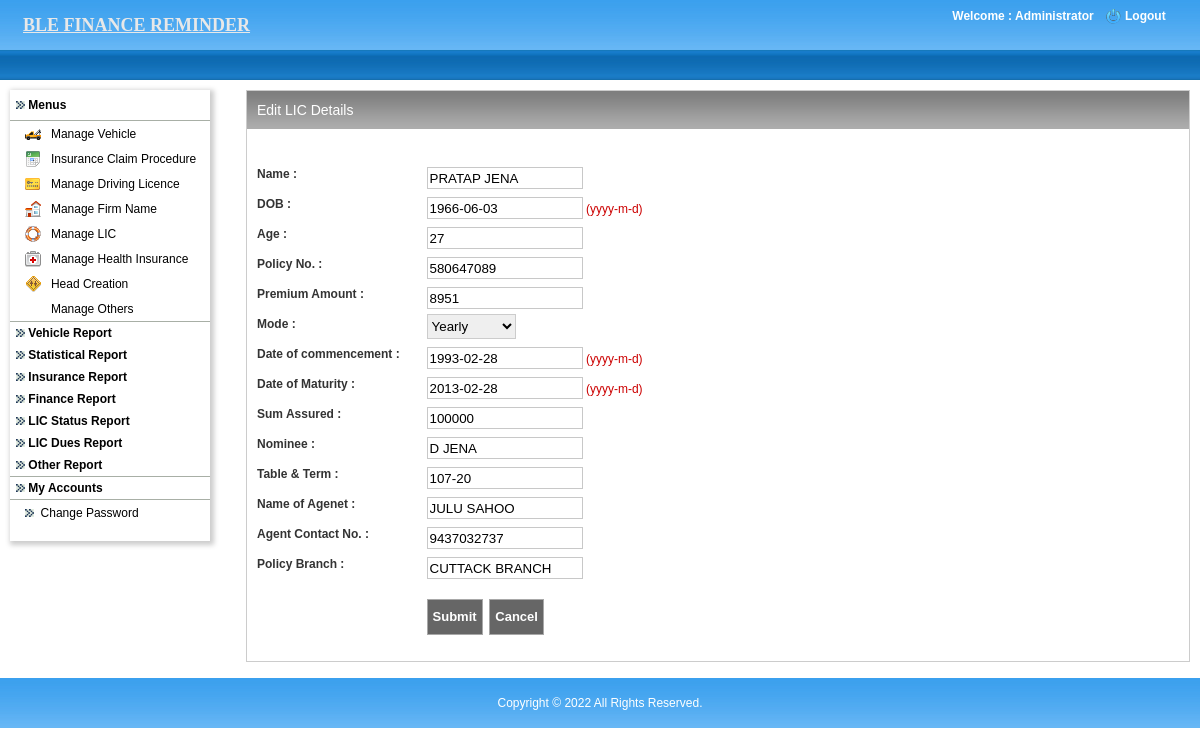
The app's page /admin/edit_lic_details.php?id=5 (signed in) with its own data.
### tables this page shows
CREATE TABLE IF NOT EXISTS `lic_registration` (
  `id` int(11) NOT NULL AUTO_INCREMENT,
  `name_policy_holder` varchar(255) NOT NULL,
  `dob` date NOT NULL,
  `age` double NOT NULL,
  `policy_no` varchar(255) NOT NULL,
  `premium_amount` double NOT NULL,
  `mode` varchar(255) NOT NULL,
  `date_commencement` date NOT NULL,
  `date_maturity` date NOT NULL,
  `sum_assured` double NOT NULL,
  `nominee` varchar(255) NOT NULL,
  `table_term` varchar(65) NOT NULL,
  `name_agent` varchar(255) NOT NULL,
  `agent_contact_no` varchar(255) NOT NULL,
  `policy_branch` varchar(255) NOT NULL,
  PRIMARY KEY (`id`)
);

### includes/class.dbFunctions.php (called while the page is built, shortened)
<?php
class Dbfunctions extends Pagination
{
public $mysqli;
public function __construct()
{
	$localhost = "localhost";
	$username = "root";
	$password = "";
	$db = "ble_finance_latest";
	$this->mysqli = new mysqli($localhost,$username,$password,$db) or
		die('Oops connection error -> ' . mysqli_connect_error());
}
	function fetchSingle($tblName,$optCondition=""){
		if(trim($optCondition) != ""){
			$condition = " WHERE " . $optCondition;
		}else{
			$condition = "";
		}
        $sql="SELECT * FROM " . $tblName . $condition;
		$result = $this->mysqli->query($sql);
		return $result->fetch_array(MYSQLI_BOTH);
	}
	function get_session(){
		if(isset($_SESSION['login'])){
			return $_SESSION['login'];
		}
	}
	function getDataFromTable($tblName, $fldName,  $optCondition){
		$defaultVal="";
		if(trim($optCondition) != ""){
			$condition = $optCondition ;
		}else{
			$condition = "";
		}
		$rs = $this->mysqli->query("select " . $fldName . " from " . $tblName . " where " . $condition);
		if( (!($rs)) || (!($rec=$rs->fetch_array(MYSQLI_BOTH)))){
			return $defaultVal;
		}else if(is_null($rec[0])){
			return $defaultVal;
		}else{
			return $rec[0];
		}
	}
}
?>

### admin/edit_lic_details.php (the view, shortened to what this page needs)
<?php
include_once '../includes/class.dbFunctions.php';
$db = new Dbfunctions();
include 'application_top.php';
$lic_reg=$db->fetchSingle("lic_registration","id='$_REQUEST[id]'");
?>
<link href="css/style.css" rel="stylesheet" type="text/css" />
<body>
<table width="100%" border="0" cellspacing="0" cellpadding="0">
  <tr>
    <td align="center" valign="middle" ><?php include 'header.php'; ?></td>
  </tr>
  <tr>
    <td align="left" valign="top"><table width="100%" border="0" cellspacing="0" cellpadding="0">
      <tr>
        <td width="10">&nbsp;</td>
        <td align="left" valign="top"><table width="100%" border="0" cellspacing="0" cellpadding="0">
          <tr>
            <td height="10" colspan="3" align="left" valign="top"></td>
            </tr>
          <tr>
            <td width="226" align="left" valign="top" height="365"><?php include 'left.php';?></td>
            <td width="10">&nbsp;</td>
            <td align="left" valign="top">
			<table width="100%" border="0" cellspacing="0" cellpadding="0" style="border:solid 1px; border-color:#CCC; background-color:#FFF;">
              <tr>
                <td align="left" valign="top"><table width="100%" border="0" cellspacing="0" cellpadding="0">
                    <tr>
                      <td width="10" align="left" valign="top"><img src="images/leftbox-bg.jpg" alt="leftboxbg" width="10" height="38" /></td>
                      <td class="midboxbg"><table width="100%" border="0" cellspacing="0" cellpadding="0">
                        <tr>
                          <td width="50%" align="left" valign="middle"><h2>Edit LIC Details</h2></td>
                          <td width="50%" align="right" valign="middle"></td>
                        </tr>
                      </table></td>
                      <td width="10" align="right" valign="top"><img src="images/rightbox-bg.jpg" alt="rightboxbg" width="10" height="38" /></td>
                    </tr>
                </table></td>
              </tr>
              <tr>
                <td align="left" valign="top" height="320">
				<table width="100%" border="0" cellspacing="0" cellpadding="0" class="righttableborder2">
                  <tr>
                    <td>
					<form action="" method="post" id="frm" enctype="multipart/form-data">
                      <table width="90%" border="0" align="left" cellpadding="0" cellspacing="0" style="margin-left:10px;">
                        <tr>
                          <td height="30" colspan="4" align="left" valign="middle">
                          </td>
                        </tr>
                        <tr>
                          <td align="left" valign="middle" class="text1">Name  : </td>
                          <td height="30" align="left" valign="bottom" class="text1">
                          <input name="name_policy_holder" type="text" class="validate[required] textfield121" id="name_policy_holder" style="text-transform:uppercase;" autocomplete="off"  value="<?php echo $lic_reg["name_policy_holder"]; ?>"/>
                          </td>
                          <td height="25" colspan="2" align="left" valign="middle">&nbsp;</td>
                         </tr>
                        <tr>
                          <td width="20%" align="left" valign="middle" class="text1"> DOB : </td>
                          <td width="77%" height="30" align="left" valign="bottom" class="text1">
                          <input name="dob" type="text" id="dob" class="datepick validate[required] textfield121" value="<?php echo $lic_reg["dob"]; ?>" readonly/>
                          <span class="level_msg">(yyyy-m-d) </span>
                          </td>
                          <td width="3%" height="25" colspan="2" align="left" valign="middle">&nbsp;</td>
                        </tr>
                           <tr>
                             <td align="left" valign="middle" class="text1">Age : </td>
                             <td height="30" align="left" valign="bottom" class="text1">
                             <input name="age" type="text" class="validate[required] textfield121" id="age" autocomplete="off" value="<?php echo $lic_reg["age"]; ?>"/>
                             </td>
                             <td height="25" colspan="2" align="left" valign="middle">&nbsp;</td>
                           </tr>
                           <tr>
                             <td align="left" valign="middle" class="text1">Policy No. : </td>
                             <td height="30" align="left" valign="bottom" class="text1">
                             <input name="policy_no" type="text" class="validate[required] textfield121" id="policy_no" style="text-transform:uppercase;" autocomplete="off" value="<?php echo $lic_reg["policy_no"]; ?>"/>
                             </td>
                             <td height="25" colspan="2" align="left" valign="middle">&nbsp;</td>
                           </tr>
                           <tr>
                             <td align="left" valign="middle" class="text1">Premium Amount :</td>
                             <td height="30" align="left" valign="bottom" class="text1">
                             <input name="premium_amount" type="text" class="validate[required] textfield121" id="premium_amount" onBlur="extractNumber(this,2,false)" onKeyUp="extractNumber(this,2,false)" onKeyPress="return blockNonNumbers(this, event, true, false);" value="<?php echo $lic_reg["premium_amount"]; ?>"/>
                             </td>
                             <td height="25" colspan="2" align="left" valign="middle">&nbsp;</td>
                           </tr>
                           <tr>
                             <td align="left" valign="middle" class="text1">Mode :</td>
                             <td height="30" align="left" valign="bottom" class="text1">
                             <select name="mode" id="mode" style="border:1px solid #CCC; height:25px;" class="validate[required]">
                             <option value="Yearly" <?php if($lic_reg["mode"]=="Yearly") { echo "Selected"; }?>>Yearly</option>
                            </select>
                             </td>
                             <td height="25" colspan="2" align="left" valign="middle">&nbsp;</td>
                           </tr>
                           <tr>
                             <td align="left" valign="middle" class="text1">Date of commencement :</td>
                             <td height="30" align="left" valign="bottom" class="text1">
                           <input name="date_commencement" type="text" class="datepick validate[required] textfield121" id="date_commencement" autocomplete="off" value="<?php echo $lic_reg["date_commencement"]; ?>" readonly/>
                           <span class="level_msg">(yyyy-m-d) </span>
                             </td>
                             <td height="25" colspan="2" align="left" valign="middle">&nbsp;</td>
                           </tr>
                           <tr>
                             <td align="left" valign="middle" class="text1">Date of Maturity : </td>
                             <td height="30" align="left" valign="bottom" class="text1">
                             <input name="date_maturity" type="text" class="datepick validate[required] textfield121" id="date_maturity" autocomplete="off" value="<?php echo $lic_reg["date_maturity"]; ?>" readonly/>
                             <span class="level_msg">(yyyy-m-d) </span>
                             </td>
                             <td height="25" colspan="2" align="left" valign="middle">&nbsp;</td>
                           </tr>
                           <tr>
                             <td align="left" valign="middle" class="text1">Sum Assured  : </td>
                             <td height="30" align="left" valign="bottom" class="text1">
                             <input name="sum_assured" type="text" class="validate[required] textfield121" id="sum_assured" autocomplete="off" value="<?php echo $lic_reg["sum_assured"]; ?>"/>
                             </td>
                             <td height="25" colspan="2" align="left" valign="middle">&nbsp;</td>
                           </tr>
                           <tr>
                             <td align="left" valign="middle" class="text1">Nominee  : </td>
                             <td height="30" align="left" valign="bottom" class="text1">
                             <input name="nominee" type="text" class="validate[required] textfield121" id="nominee" style="text-transform:uppercase;" value="<?php echo $lic_reg["nominee"]; ?>"/>
                             </td>
                             <td height="25" colspan="2" align="left" valign="middle">&nbsp;</td>
                           </tr>
                           <tr>
                             <td align="left" valign="middle" class="text1">Table &amp; Term  : </td>
                             <td height="30" align="left" valign="bottom" class="text1">
                             <input name="table_term" type="text" class="validate[required] textfield121" id="table_term" value="<?php echo $lic_reg["table_term"]; ?>"/>
                             </td>
                             <td height="25" colspan="2" align="left" valign="middle">&nbsp;</td>
                           </tr>
                           <tr>
                             <td align="left" valign="middle" class="text1">Name of Agenet :</td>
                             <td height="30" align="left" valign="bottom" class="text1">
                             <input name="name_agent" type="text" class="validate[required] textfield121" id="name_agent" style="text-transform:uppercase;" value="<?php echo $lic_reg["name_agent"]; ?>"/></td>
                             <td height="25" colspan="2" align="left" valign="middle">&nbsp;</td>
                           </tr>
                           <tr>
                          <td align="left" valign="middle" class="text1">Agent Contact No. : </td>
                          <td height="30" align="left" valign="bottom" class="text1">
                        <input name="agent_contact_no" type="text" class="validate[required] textfield121" id="agent_contact_no" value="<?php echo $lic_reg["agent_contact_no"]; ?>"/>
                          </td>
                          <td height="25" colspan="2" align="left" valign="middle">&nbsp;</td>
                         </tr>
                        <tr>
                         <td align="left" valign="middle" class="text1">Policy Branch   :</td>
                         <td height="30" align="left" valign="bottom" class="text1">
                         <input name="policy_branch" type="text" class="validate[required] textfield121" id="policy_branch" style="text-transform:uppercase;" value="<?php echo $lic_reg["policy_branch"]; ?>"/>
                         </td>
                         <td height="25" colspan="2" align="left" valign="middle">&nbsp;</td>
                       </tr>
                        <tr>
                          <td height="10" colspan="4" align="left" class="headingtext"></td>
                          </tr>
                        <tr>
                          <td align="left">&nbsp;</td>
                          <td height="40" colspan="6" align="left"><input name="submit" type="submit" class="button" id="submit" value="Submit">&nbsp;               					    <input name="submit2" type="button" class="button" id="submit2" value="Cancel" onClick="javascript:window.location='manage_lic.php'"></td>
                          </tr>
                        <tr>
                          <td align="left">&nbsp;</td>
                          <td align="left">&nbsp;</td>
                          <td colspan="5" align="left">&nbsp;</td>
                        </tr>
                      </table>
                    </form></td>
                  </tr>
                </table>
				</td>
              </tr>
            </table></td>
            </tr>
        </table></td>
        <td width="10">&nbsp;</td>
      </tr>
    </table></td>
  </tr>
  <tr>
    <td>&nbsp;</td>
  </tr>
  <tr>
    <td align="center"><?php include 'footer.php';?></td>
  </tr>
</table>
</body>
</html>

### admin/header.php (shortened to what this page needs)
<table width="100%" border="0" cellpadding="0" cellspacing="0" style="background: url(images/top_bg.jpg) repeat-x;">
  <tr>
    <td width="50%" height="50" align="left" valign="middle" style="padding-left:23px;">
    <a href="admin_home.php" class="style3" style="text-decoraon:none; font-size:18px;">BLE FINANCE REMINDER</a></td>
    <td width="50%" align="right" valign="top" style="padding-right:5px;">
	<?php
	if ($db->get_session())
	{
	$client_name=$db->getDataFromTable('admin', 'admin_name',  "id='$_SESSION[admin_id]'");
	?>
	<table width="250" border="0" cellspacing="0" cellpadding="0">
      <tr>
        <td height="8" colspan="3" align="center" valign="middle" class="logouttext"></td>
        </tr>
      <tr>
        <td width="156" align="center" valign="middle" class="logouttext">Welcome : <?php echo $client_name; ?> </td>
        <td width="24" align="center" valign="middle"><a href="logout.php"><img src="images/logout-icon.png" alt="logout_icon" width="15" height="15" border="0"/></a></td>
        <td width="70" align="left" valign="middle"><a href="logout.php" class="logouttext">Logout</a></td>
      </tr>
      <tr>
        <td height="10" colspan="3"></td>
      </tr>
      <tr>
        <td colspan="3" align="left" valign="top">&nbsp;</td>
      </tr>
    </table>
	<?php
	}
	?>	</td>
  </tr>
  <tr>
    <td colspan="2" align="left" valign="middle" class="greenborder" >&nbsp;</td>
  </tr>
</table>

### records on screen
lic_registration: name_policy_holder "pratap jena", dob "1966-06-03", age "27", policy_no "580647089", premium_amount "8951", date_commencement "1993-02-28", date_maturity "2013-02-28", sum_assured "100000", nominee "D Jena", table_term "107-20", name_agent "Julu Sahoo", agent_contact_no "9437032737", policy_branch "Cuttack branch"

### other values on screen
$client_name "Administrator"
